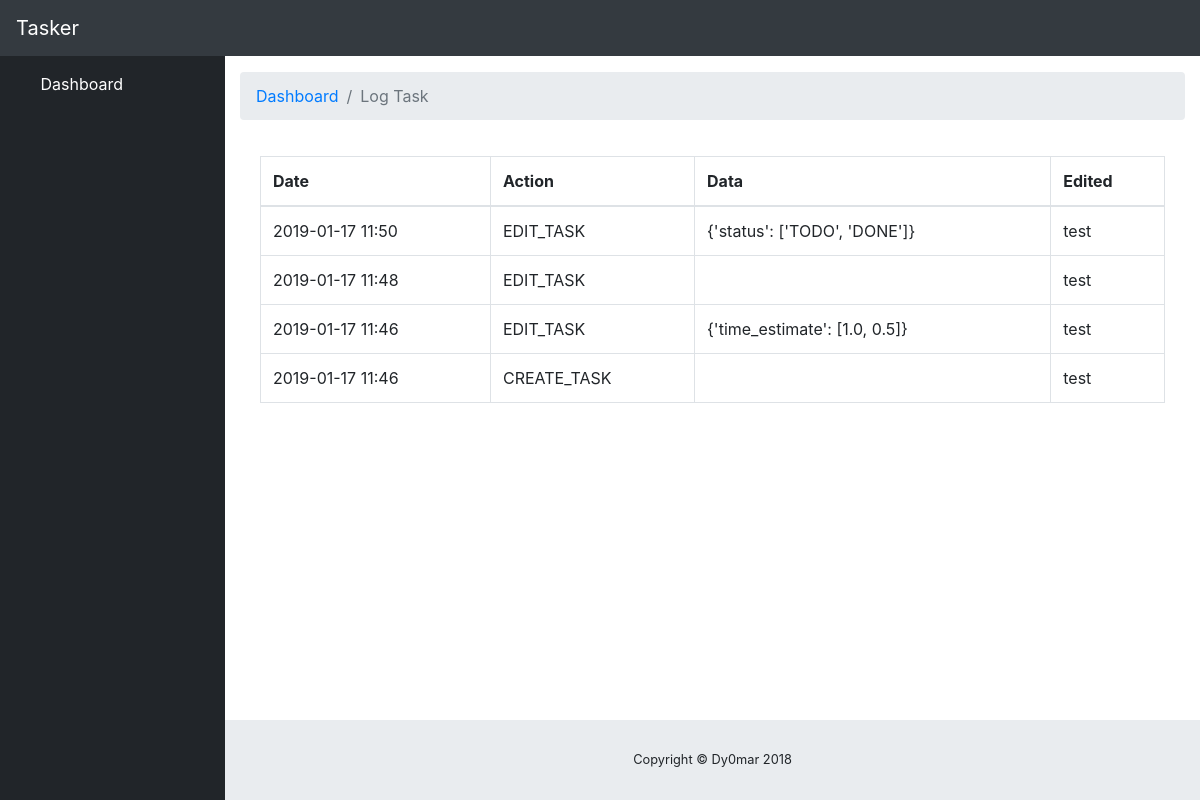
The page /log-task/2/ (signed in) on the database its author committed.
### apps/dashboard/models.py (models this page shows)
class TaskLog(models.Model):
    CREATE_TASK = 'CREATE_TASK'
    UPDATE_TASK = 'EDIT_TASK'
    DELETE_TASK = 'DELETE_TASK'
    ACTIONS = (
        (CREATE_TASK, 'CREATE TASK'),
        (UPDATE_TASK, 'UPDATE TASK'),
        (DELETE_TASK, 'DELETE TASK'),
    )
    action = models.CharField(max_length=255, choices=ACTIONS)
    task = models.ForeignKey(Task, on_delete=models.SET_NULL,
                             blank=True, null=True)
    data = JSONField(blank=True, null=True)
    user = models.ForeignKey(User, on_delete=models.SET_NULL,
                             blank=True, null=True)
    created_at = models.DateTimeField(auto_now_add=True)
    class Meta:
        ordering = ['-created_at']

### apps/dashboard/views.py (the view)
class TaskLogTemplateDetail(LoginRequiredMixin, ListView):
    model = TaskLog
    def get_queryset(self):
        return self.model.objects.filter(task=self.kwargs['pk'])

### apps/dashboard/templatetags/dashboard_tags.py (called while the page is built)
@register.filter
def replacer(string):
    try:
        return string.title().replace('-', ' ')
    except AttributeError:
        return string

### templates/dashboard/tasklog_list.html
{% extends 'base.html' %}
{% block container %}
	<div class="card-body">
		<div class="table-responsive">
			<table class="table table-bordered" id="dataTable" width="100%" cellspacing="0">
				<thead>
					<tr>
						<th>Date</th>
						<th>Action</th>
						<th>Data</th>
						<th>Edited</th>
					</tr>
				</thead>
				<tbody>
					{% for log in object_list %}
						<tr>
							<td>{{ log.created_at|date:'Y-m-d H:i' }}</td>
							<td>{{ log.action }}</td>
							<td>{{ log.data|default_if_none:'' }}</td>
							<td>{{ log.user }}</td>
						</tr>
					{% endfor %}
				</tbody>
			</table>
		</div>
	</div>
{% endblock container %}

### public/static/css/sb-admin.css (style rules this page uses)
html { position: relative; min-height: 100%; }
body { height: 100%; }
:root { --input-padding-x: 0.75rem; --input-padding-y: 0.75rem; }

### rows shown on the page
TaskLog: created_at "2019-01-17 11:50", action "EDIT_TASK", data "{'status': ['TODO', 'DONE']}", user "test"
TaskLog: created_at "2019-01-17 11:48", action "EDIT_TASK", user "test"
TaskLog: created_at "2019-01-17 11:46", action "EDIT_TASK", data "{'time_estimate': [1.0, 0.5]}", user "test"
TaskLog: created_at "2019-01-17 11:46", action "CREATE_TASK", user "test"

### other values the page prints
{{ request.resolver_match.url_name|replacer }} "Log Task"
